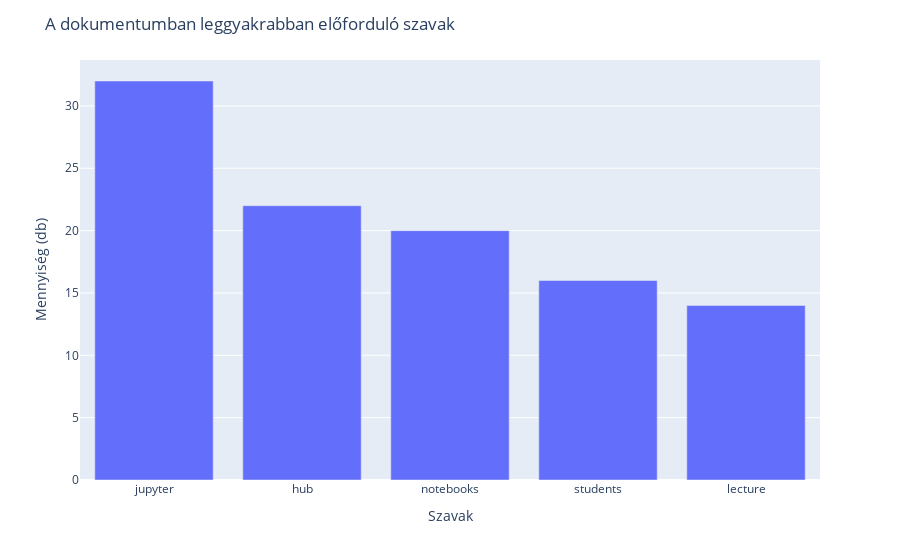

Here is the notebook cell this chart was saved with:
### Markdown cell above
## Az eredmények ábrázolva

### Code cell
words = [item[0] for item in top_words]
values = [item[1] for item in top_words]

fig = px.bar(top_words, x=words, y=values)

fig.update_layout(
    title="A dokumentumban leggyakrabban előforduló szavak",
    xaxis_title="Szavak",
    yaxis_title="Mennyiség (db)"
)

fig.show()

### Figure 1 — Plotly figure (JSON) as saved in the notebook; plotly's stock layout.template omitted (floating-point values rounded to 4 significant figures)
{"data": [{"alignmentgroup": "True", "hovertemplate": "x=%{x}<br>y=%{y}<extra></extra>", "legendgroup": "", "marker": {"color": "#636efa", "pattern": {"shape": ""}}, "name": "", "offsetgroup": "", "orientation": "v", "showlegend": false, "textposition": "auto", "type": "bar", "x": ["jupyter", "hub", "notebooks", "students", "lecture"], "xaxis": "x", "y": [32, 22, 20, 16, 14], "yaxis": "y"}], "layout": {"barmode": "relative", "legend": {"tracegroupgap": 0}, "margin": {"t": 60}, "title": {"text": "A dokumentumban leggyakrabban előforduló szavak"}, "xaxis": {"anchor": "y", "domain": [0, 1], "title": {"text": "Szavak"}}, "yaxis": {"anchor": "x", "domain": [0, 1], "title": {"text": "Mennyiség (db)"}}}}
